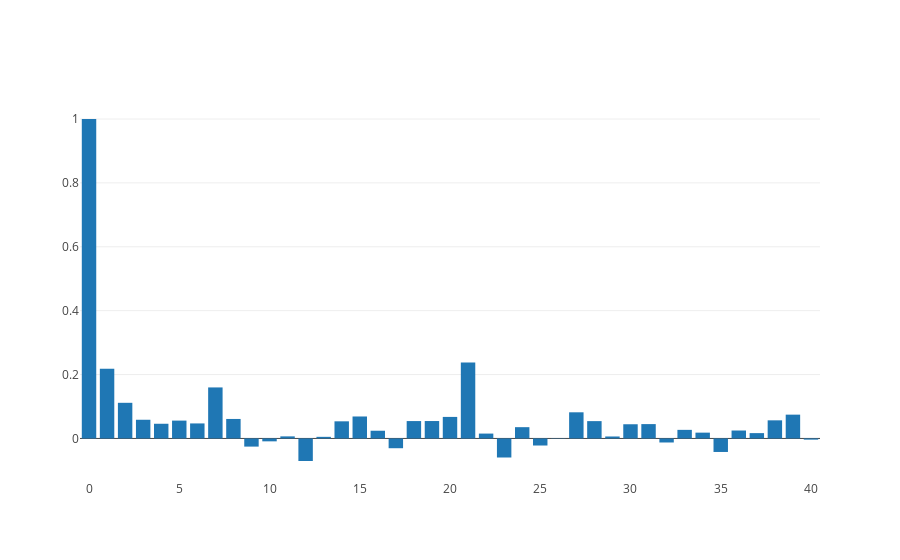

The cell this chart's notebook holds for it:
### Code cell
fig = go.Figure(data=data)
iplot(fig)

### Figure 1 — Plotly figure (JSON) as saved in the notebook; plotly's stock layout.template omitted (floating-point values rounded to 4 significant figures)
{"data": [{"type": "bar", "uid": "5ac5e3dd-4279-4cef-9d46-dc9e4c7ce4fb", "y": [1, 0.2178, 0.1116, 0.05853, 0.04598, 0.05587, 0.04702, 0.1597, 0.06104, -0.02551, -0.009049, 0.00648, -0.07058, 0.005056, 0.05362, 0.06879, 0.02416, -0.03057, 0.05443, 0.05454, 0.06744, 0.2374, 0.01524, -0.05963, 0.03531, -0.02209, -0.0009352, 0.08188, 0.05426, 0.006153, 0.04447, 0.04492, -0.01265, 0.0269, 0.0182, -0.04232, 0.02485, 0.01669, 0.05674, 0.07452, -0.003737]}], "layout": {"autosize": true, "xaxis": {"autorange": true, "range": [-0.5, 40.5]}, "yaxis": {"autorange": true, "range": [-0.1301, 1.059], "type": "linear"}}}
